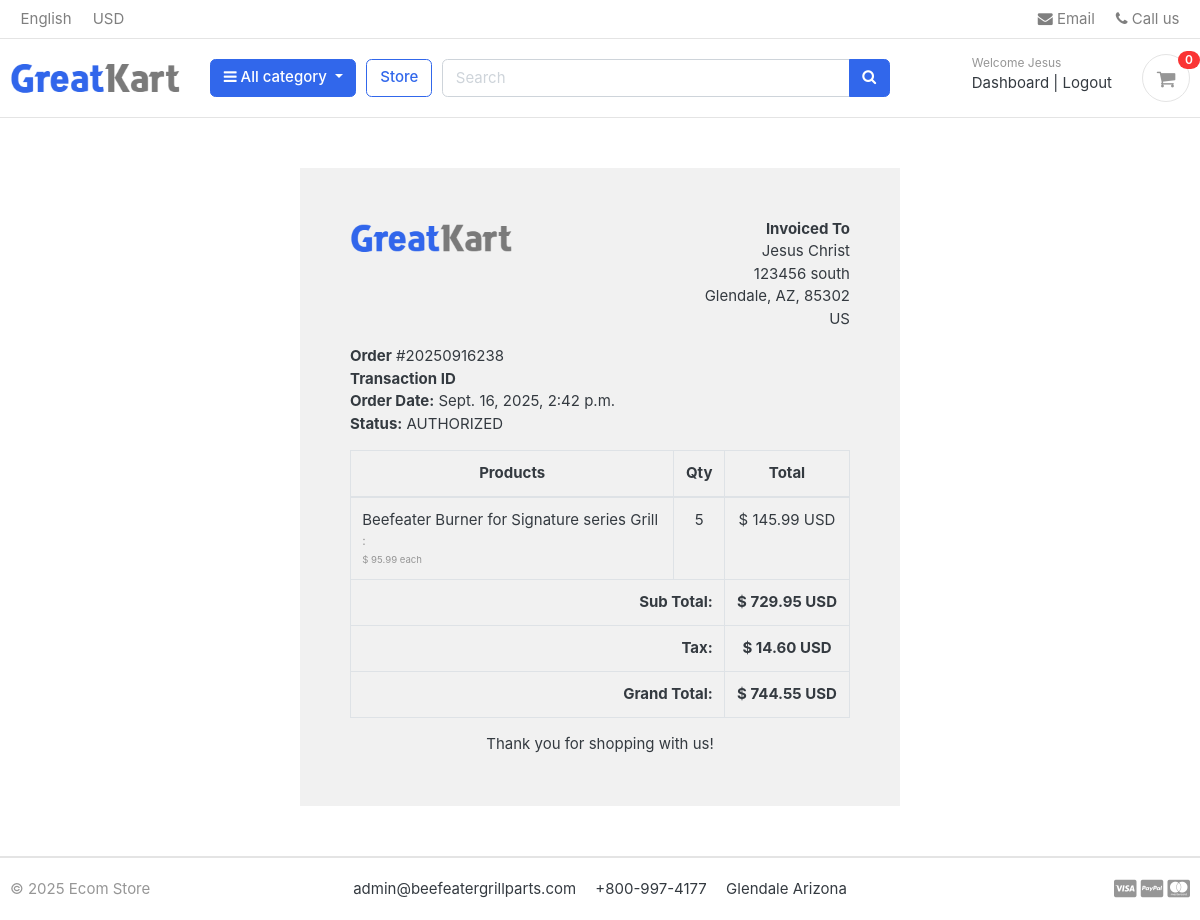
Screenshot of /accounts/order_detail/20250916238/ (signed in) with the database file from the repository.
### accounts/models.py (models this page shows, shortened)
class Account(AbstractUser):
    first_name = models.CharField(max_length=50)
    last_name = models.CharField(max_length=50)
    username = models.CharField(max_length=50, unique=True)
    email = models.EmailField(max_length=100, unique=True)
    phone_number = models.CharField(max_length=50)
    date_joined = models.DateTimeField(auto_now_add=True)
    last_login = models.DateTimeField(auto_now_add=True)
    is_admin = models.BooleanField(default=False)
    is_staff = models.BooleanField(default=False)
    is_active = models.BooleanField(default=False)
    is_superadmin = models.BooleanField(default=False)
    USERNAME_FIELD = 'email'
    REQUIRED_FIELDS = ['username', 'first_name', 'last_name']
    objects = MyAccountManager()

### orders/models.py (models this page shows, shortened)
class Order(models.Model):
    STATUS = (
        ("NEW", "New"),
        ("ACCEPTED", "Accepted"),
        ("AUTHORIZED", "Authorized"),
        ("COMPLETED", "Completed"),
        ("CANCELLED", "Cancelled"),
    )
    user = models.ForeignKey(Account, on_delete=models.SET_NULL, null=True)
    payment = models.ForeignKey(Payment, on_delete=models.SET_NULL, blank=True, null=True)
    order_number = models.CharField(max_length=20)
    first_name = models.CharField(max_length=50)
    last_name = models.CharField(max_length=50)
    phone = models.CharField(max_length=15)
    email = models.EmailField(max_length=50)
    address_line_1 = models.CharField(max_length=50)
    address_line_2 = models.CharField(max_length=50, blank=True)
    country = models.CharField(max_length=2, default='US')  # 2-letter code
    state = models.CharField(max_length=2)
    city = models.CharField(max_length=50)
    zip_code = models.CharField(max_length=10)
    order_note = models.CharField(max_length=100, blank=True)
    order_total = models.FloatField()
    tax = models.FloatField()
    status = models.CharField(max_length=10, choices=STATUS, default='New')
    is_ordered = models.BooleanField(default=False)
    ip = models.CharField(blank=True, max_length=20)
    created_at = models.DateTimeField(auto_now_add=True)
    updated_at = models.DateTimeField(auto_now=True)
    shipping_first_name = models.CharField(max_length=50, blank=True)
    shipping_last_name = models.CharField(max_length=50, blank=True)
    shipping_phone = models.CharField(max_length=15, blank=True)
    shipping_email = models.EmailField(max_length=50, blank=True)
    shipping_address_line_1 = models.CharField(max_length=50, blank=True)
    shipping_address_line_2 = models.CharField(max_length=50, blank=True)
    shipping_country = models.CharField(max_length=2, blank=True, default='US')
    shipping_state = models.CharField(max_length=2, blank=True)
    shipping_city = models.CharField(max_length=50, blank=True)
    shipping_zip_code = models.CharField(max_length=20, blank=True)
    paypal_authorization_id = models.CharField(max_length=255, blank=True, null=True)
    def full_name(self):
        return f'{self.first_name} {self.last_name}'
    def full_address(self):
        return f'{self.address_line_1} {self.address_line_2}'

class Payment(models.Model):
    user = models.ForeignKey(Account, on_delete=models.CASCADE)
    payment_id = models.CharField(max_length=100)
    payment_method = models.CharField(max_length=100)
    amount_paid = models.DecimalField(max_digits=10, decimal_places=2)
    status = models.CharField(max_length=100)
    created_at = models.DateTimeField(auto_now_add=True)

class OrderProduct(models.Model):
    order = models.ForeignKey(Order, on_delete=models.CASCADE)
    payment = models.ForeignKey(Payment, on_delete=models.SET_NULL, blank=True, null=True)
    user = models.ForeignKey(Account, on_delete=models.CASCADE)
    product = models.ForeignKey(Product, on_delete=models.CASCADE)
    variations = models.ManyToManyField(Variation, blank=True)
    quantity = models.IntegerField()
    product_price = models.FloatField()
    ordered = models.BooleanField(default=False)
    created_at = models.DateTimeField(auto_now_add=True)
    updated_at = models.DateTimeField(auto_now=True)

### store/models.py (models this page shows, shortened)
class Product(models.Model):
    product_name = models.CharField(max_length=200, unique=True)
    slug = models.SlugField(max_length=200, unique=True)
    description = models.TextField(max_length=1000, blank=True)
    price = models.DecimalField(max_digits=10, decimal_places=2)
    images = models.ImageField(upload_to='photos/products')
    stock = models.IntegerField()
    is_available = models.BooleanField(default=True)
    category = models.ForeignKey('category.Category', on_delete=models.CASCADE)
    brand = models.ForeignKey(Brand, on_delete=models.SET_NULL, null=True, blank=True)
    created_date = models.DateTimeField(auto_now_add=True)
    modified_date = models.DateTimeField(auto_now=True)
    manufacturer_part_number = models.CharField(max_length=50, blank=True, null=True, unique=True, help_text="Manufacturer's part number (custom product ID)")
    gtin = models.CharField(max_length=14, blank=True, null=True, unique=True, help_text="Global Trade Item Number (13-14 digits)")
    upc_ean = models.CharField(max_length=13, blank=True, null=True, unique=True, help_text="UPC (12 digits) or EAN (13 digits)")
    has_variants = models.BooleanField(default=False, help_text="Enable if this product has variants (e.g., Gas Type).")
    warranty_text = models.TextField(blank=True, null=True, help_text="Warranty description text")
    warranty_file = models.FileField(upload_to='warranties/', blank=True, null=True, help_text="Upload warranty document (e.g., PDF)")

class Variation(models.Model):
    product = models.ForeignKey(Product, on_delete=models.CASCADE)
    category = models.ForeignKey(VariationCategory, on_delete=models.SET_NULL, null=True, blank=True)
    name = models.CharField(max_length=100, null=True, blank=True)
    price_modifier = models.DecimalField(max_digits=10, decimal_places=2, default=0.00)
    is_active = models.BooleanField(default=True)
    created_date = models.DateTimeField(auto_now_add=True)

### accounts/views.py (the view)
# urls.py: path('order_detail/<int:order_id>/', views.order_detail, name='order_detail'),
@login_required(login_url='login')
def order_detail(request, order_id):
    order = get_object_or_404(Order, order_number=order_id, user=request.user)
    order_detail = OrderProduct.objects.filter(order=order)
    subtotal = sum(i.product_price * i.quantity for i in order_detail)
    context = {
        'order_detail': order_detail,
        'order': order,
        'subtotal': subtotal,
    }
    return render(request, 'accounts/order_detail.html', context)

### templates/accounts/order_detail.html
{% extends 'base.html' %}
{% load static %}
{% block content %}
<div class="container" style="margin: 0 auto; width: 50%; padding: 50px; background: #f1f1f1; margin-top: 50px; margin-bottom: 50px;">
    <div class="row invoice row-printable">
        <div class="col-md-12">
            <div class="panel panel-default plain" id="dash_0">
                <div class="panel-body p30">
                    <div class="row">
                        <div class="col-lg-6">
                            <div class="invoice-logo"><img src="{% static '/images/logo.png' %}" alt="Invoice logo" style="max-height: 40px;"></div>
                        </div>
                        <div class="col-lg-6">
                            <div class="invoice-from">
                                <ul class="list-unstyled text-right">
                                    <li><strong>Invoiced To</strong></li>
                                    <li>{{ order.full_name }}</li>
                                    <li>{{ order.full_address }}</li>
                                    <li>{{ order.city }}, {{ order.state }}, {{ order.zip_code }}</li>
                                    <li>{{ order.country }}</li>
                                </ul>
                            </div>
                        </div>
                        <div class="col-lg-12">
                            <div class="invoice-details mt25">
                                <div class="well">
                                    <ul class="list-unstyled mb0">
                                        <li><strong>Order</strong> #{{ order.order_number }}</li>
                                        <li><strong>Transaction ID</strong> {{ order.payment.payment_id }}</li>
                                        <li><strong>Order Date:</strong> {{ order.created_at }}</li>
                                        <li><strong>Status:</strong> {{ order.payment.status }}</li>
                                    </ul>
                                </div>
                            </div>
                            <div class="invoice-items">
                                <div class="table-responsive" style="overflow: hidden; outline: none;" tabindex="0">
                                    <table class="table table-bordered">
                                        <thead>
                                            <tr>
                                                <th class="per70 text-center">Products</th>
                                                <th class="per5 text-center">Qty</th>
                                                <th class="per25 text-center">Total</th>
                                            </tr>
                                        </thead>
                                        <tbody>
                                          {% for item in order_detail %}
                                            <tr>
                                                <td>{{ item.product.product_name }}
                                                    <p class="text-muted small">
                                                        {% if item.variations.all %}
                                                            {% for i in item.variations.all %}
                                                                {{ i.variation_category | capfirst }}: {{ i.variation_value | capfirst }}<br>
                                                            {% endfor %}
                                                        {% endif %}
                                                        <small class="text-muted">$ {{ item.product.price|floatformat:2 }} each</small>
                                                    </p>
                                                </td>
                                                <td class="text-center">{{ item.quantity }}</td>
                                                <td class="text-center">$ {{ item.product_price|floatformat:2 }} USD</td>
                                            </tr>
                                        {% endfor %}
                                        </tbody>
                                        <tfoot>
                                            <tr>
                                                <th colspan="2" class="text-right">Sub Total:</th>
                                                <th class="text-center">$ {{ subtotal|floatformat:2 }} USD</th>
                                            </tr>
                                            <tr>
                                                <th colspan="2" class="text-right">Tax:</th>
                                                <th class="text-center">$ {{ order.tax|floatformat:2 }} USD</th>
                                            </tr>
                                            <tr>
                                                <th colspan="2" class="text-right">Grand Total:</th>
                                                <th class="text-center">$ {{ order.order_total|floatformat:2 }} USD</th>
                                            </tr>
                                        </tfoot>
                                    </table>
                                </div>
                            </div>
                            <div class="invoice-footer mt25">
                                <p class="text-center">Thank you for shopping with us!</p>
                            </div>
                        </div>
                    </div>
                </div>
            </div>
        </div>
    </div>
</div>
{% endblock %}

### templates/includes/navbar.html (shortened to what this page needs)
{% load static %}
<header class="section-header">
    <nav class="navbar p-md-0 navbar-expand-sm navbar-light border-bottom">
        <div class="container">
            <div class="collapse navbar-collapse" id="navbarTop4">
                <ul class="navbar-nav mr-auto">
                    <li class="nav-item dropdown">
                        <a href="#" class="nav-link"> English </a>
                    </li>
                    <li class="nav-item dropdown">
                        <a href="#" class="nav-link"> USD </a>
                    </li>
                </ul>
                <ul class="navbar-nav">
                    <li><a href="#" class="nav-link"> <i class="fa fa-envelope"></i> Email </a></li>
                    <li><a href="#" class="nav-link"> <i class="fa fa-phone"></i> Call us </a></li>
                </ul>
            </div>
        </div>
    </nav>
    <section class="header-main border-bottom">
        <div class="container">
            <div class="row align-items-center">
                <div class="col-lg-2 col-md-3 col-6">
                    <a href="{% url 'home' %}" class="brand-wrap">
                        <img class="logo" src="{% static './images/logo.png' %}">
                    </a>
                </div>
                <div class="col-lg col-sm col-md col-6 flex-grow-0">
                    <div class="category-wrap dropdown d-inline-block float-right">
                        <button type="button" class="btn btn-primary dropdown-toggle" data-toggle="dropdown">
                            <i class="fa fa-bars"></i> All category
                        </button>
                    </div>
                </div>
                <a href="{% url 'store:store' %}" class="btn btn-outline-primary">Store</a>
                <div class="col-lg col-md-6 col-sm-12 col">
                    <form action="{% url 'store:search' %}" class="search" method="GET">
                        <div class="input-group w-100">
                            <input type="text" class="form-control" style="width:60%;" placeholder="Search" name="keyword">
                            <div class="input-group-append">
                                <button class="btn btn-primary" type="submit">
                                    <i class="fa fa-search"></i>
                                </button>
                            </div>
                        </div>
                    </form>
                </div>
                <div class="col-lg-3 col-sm-6 col-8 order-2 order-lg-3">
                    <div class="d-flex justify-content-end mb-3 mb-lg-0">
                        {% if user.id is None %}
                            <div class="widget-header">
                                <small class="title text-muted">Welcome guest!</small>
                                <div>
                                    <a href="{% url 'login' %}">Sign in</a>
                                    <span class="dark-transp"> | </span>
                                    <a href="{% url 'register' %}"> Register</a>
                                </div>
                            </div>
                        {% else %}
                            <div class="widget-header">
                                <small class="title text-muted">Welcome {{user.first_name}}</small>
                                <div>
                                    <a href="{% url 'dashboard' %}">Dashboard</a>
                                    <span class="dark-transp"> | </span>
                                    <a href="{% url 'logout' %}"> Logout</a>
                                </div>
                            </div>
                        {% endif %}
                        <a href="{% url 'cart' %}" class="widget-header pl-3 ml-3">
                            <div class="icon icon-sm rounded-circle border"><i class="fa fa-shopping-cart"></i></div>
                            <span class="badge badge-pill badge-danger notify">{{ cart_count }}</span>
                        </a>
                    </div>
                </div>
            </div>
        </div>
    </section>
</header>

### rows the page displays
Account: first_name "Jesus"
Order: full_name "Jesus Christ", full_address "123456 south", city "Glendale", state "AZ", zip_code "85302", country "US", order_number "20250916238", created_at "Sept. 16, 2025, 2:42 p.m.", payment.status "AUTHORIZED", tax "14.60", order_total "744.55"
OrderProduct: product.product_name "Beefeater Burner for Signature series Grill", product.price "95.99", quantity "5", product_price "145.99"

### other values shown
{{ cart_count }} "0"
{{ subtotal|floatformat:2 }} "729.95"
